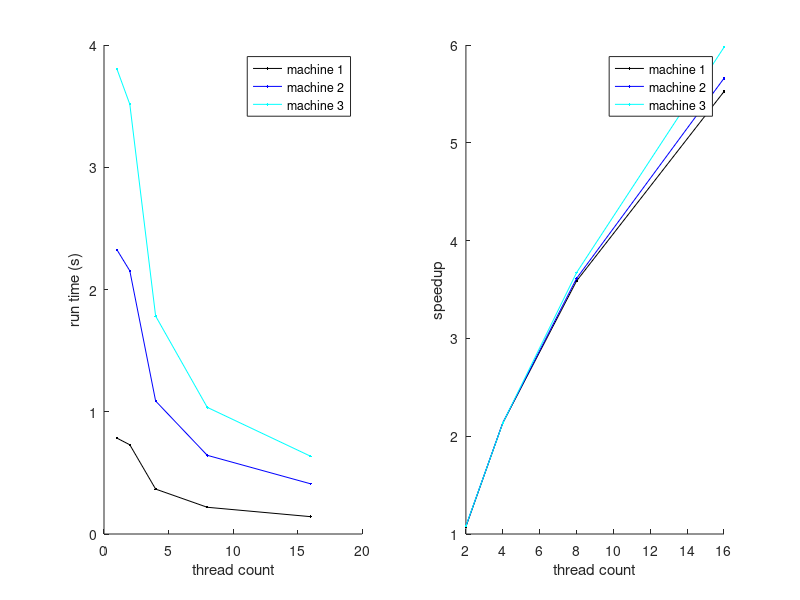

This chart was generated by the following MATLAB code:
%Simple Matlab template to plot result from gepda.

thread_count = [1 2 4 8 16];
run_time_machine1 = [0.7844 0.7298 0.3674 0.2187 0.1420];
run_time_machine2 = [2.3255 2.1528 1.0880 0.6437 0.4109];
run_time_machine3 = [3.8042 3.5152 1.7829 1.0361 0.6365];

idx=size(thread_count);
for i=0:idx(2)-1
    speedup_machine1(i+1) = run_time_machine1(1)/run_time_machine1(i+1);
    speedup_machine2(i+1) = run_time_machine2(1)/run_time_machine2(i+1);
    speedup_machine3(i+1) = run_time_machine3(1)/run_time_machine3(i+1);
end

subplot(1,2,1)
hold on
plot(thread_count,run_time_machine1,'k.-')
plot(thread_count,run_time_machine2,'b.-')
plot(thread_count,run_time_machine3,'c.-')
xlabel('thread count'); ylabel('run time (s)')
legend('machine 1', 'machine 2', 'machine 3')
hold off
subplot(1,2,2)
hold on
plot(thread_count(2:5),speedup_machine1(2:5),'k.-')
plot(thread_count(2:5),speedup_machine2(2:5),'b.-')
plot(thread_count(2:5),speedup_machine3(2:5),'c.-')
xlabel('thread count'); ylabel('speedup')
legend('machine 1', 'machine 2', 'machine 3')
hold off
